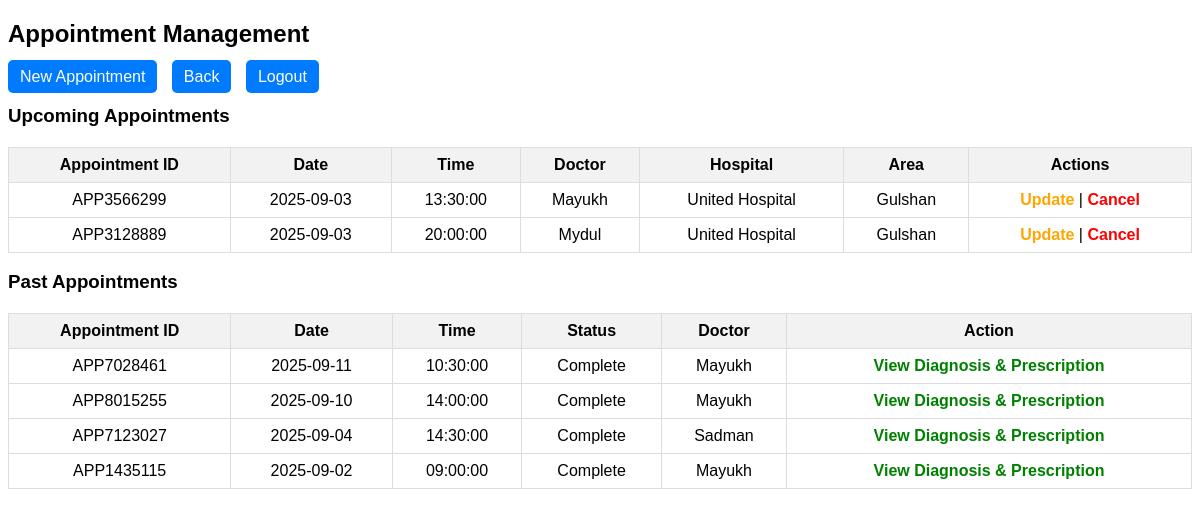
/HospitalDBMS/appointment_manage.php (signed in), run on the app's committed database.
### tables this page shows
CREATE TABLE `appointment` (
  `App_ID` char(10) NOT NULL,
  `Time` time NOT NULL,
  `Date` date NOT NULL,
  `Status` varchar(20) NOT NULL DEFAULT 'Upcoming',
  `Doctor_ID` char(10) NOT NULL,
  `Patient_ID` char(10) NOT NULL
);

CREATE TABLE `person` (
  `PID` char(10) NOT NULL,
  `Name` varchar(50) NOT NULL,
  `DateofBirth` date NOT NULL,
  `email` varchar(100) NOT NULL,
  `Phone` char(14) NOT NULL,
  `password` varchar(25) NOT NULL
);

CREATE TABLE `hospital` (
  `HospitalID` char(5) NOT NULL,
  `Name` varchar(100) NOT NULL,
  `Plot` varchar(25) NOT NULL,
  `Street` varchar(25) NOT NULL,
  `Area` varchar(25) NOT NULL,
  `email` varchar(100) NOT NULL,
  `Phone` char(14) NOT NULL
);

### HospitalDBMS/appointment_manage.php (the view, shortened to what this page needs)
<?php
include "dbconnect.php";
$pid = $_SESSION['pid'];
$sql_upcoming = "SELECT a.App_ID, a.Date, a.Time, d.PID as DoctorID, p.Name as DoctorName, h.Name as HospitalName, h.Area
        FROM appointment a
        JOIN doctor d ON a.Doctor_ID = d.PID
        JOIN staff s ON d.PID = s.PID
        JOIN hospital h ON s.hospital_id = h.HospitalID
        JOIN person p ON d.PID = p.PID
        WHERE a.Patient_ID = ? AND a.Status = 'Upcoming'
        ORDER BY a.Date, a.Time";
$stmt = $conn->prepare($sql_upcoming);
$stmt->bind_param("s", $pid);
$stmt->execute();
$upcoming_result = $stmt->get_result();
$sql_past = "SELECT a.App_ID, a.Date, a.Time, a.Status, p.Name as DoctorName
        FROM appointment a
        JOIN doctor d ON a.Doctor_ID = d.PID
        JOIN person p ON d.PID = p.PID
        WHERE a.Patient_ID = ? AND a.Status <> 'Upcoming'
        ORDER BY a.Date DESC, a.Time DESC";
$stmt2 = $conn->prepare($sql_past);
$stmt2->bind_param("s", $pid);
$stmt2->execute();
$past_result = $stmt2->get_result();
?>
<!DOCTYPE html>
<html>
<head>
</head>
<body>
<h2>Appointment Management</h2>
<div class="buttons">
    <a href="new_appointment.php">New Appointment</a>
    <a href="patient.php">Back</a>
    <a href="logout.php">Logout</a>
</div>
<h3>Upcoming Appointments</h3>
<table>
    <tr>
        <th>Appointment ID</th>
        <th>Date</th>
        <th>Time</th>
        <th>Doctor</th>
        <th>Hospital</th>
        <th>Area</th>
        <th>Actions</th>
    </tr>
    <?php while ($row = $upcoming_result->fetch_assoc()) { ?>
        <tr>
            <td><?php echo $row['App_ID']; ?></td>
            <td><?php echo $row['Date']; ?></td>
            <td><?php echo $row['Time']; ?></td>
            <td><?php echo $row['DoctorName']; ?></td>
            <td><?php echo $row['HospitalName']; ?></td>
            <td><?php echo $row['Area']; ?></td>
            <td>
                <a class="update-btn" href="update_appointment.php?app_id=<?php echo $row['App_ID']; ?>">Update</a> |
                <a class="cancel-btn" href="?cancel=<?php echo $row['App_ID']; ?>" onclick="return confirm('Cancel this appointment?');">Cancel</a>
            </td>
        </tr>
    <?php } ?>
</table>
<h3>Past Appointments</h3>
<table>
    <tr>
        <th>Appointment ID</th>
        <th>Date</th>
        <th>Time</th>
        <th>Status</th>
        <th>Doctor</th>
        <th>Action</th>
    </tr>
    <?php while ($row = $past_result->fetch_assoc()) { ?>
        <tr>
            <td><?php echo $row['App_ID']; ?></td>
            <td><?php echo $row['Date']; ?></td>
            <td><?php echo $row['Time']; ?></td>
            <td><?php echo $row['Status']; ?></td>
            <td><?php echo $row['DoctorName']; ?></td>
            <td>
                <?php if ($row['Status'] == 'Complete') { ?>
                    <a class="view-btn" href="view_treatment.php?app_id=<?php echo $row['App_ID']; ?>">View Diagnosis & Prescription</a>
                <?php } else { echo "-"; } ?>
            </td>
        </tr>
    <?php } ?>
</table>
</body>
</html>

### HospitalDBMS/appointment_manage.php (style rules this page uses)
body { font-family: Arial, sans-serif; }
.buttons { margin: 15px 0; }
.buttons a { margin-right: 10px; padding: 8px 12px; text-decoration: none; background: #007BFF; color: white; border-radius: 5px; }
table { border-collapse: collapse; width: 100%; margin-top: 20px; }
th, td { border: 1px solid #ddd; padding: 8px; text-align: center; }
th { background-color: #f2f2f2; }
.view-btn { color: green; font-weight: bold; text-decoration: none; }
.update-btn, .cancel-btn { font-weight: bold; text-decoration: none; }
.update-btn { color: orange; }
.cancel-btn { color: red; }

### data on the page
appointment: App_ID "APP3566299", Date "2025-09-03", Time "13:30:00", person.Name "Mayukh", hospital.Name "United Hospital", hospital.Area "Gulshan"
appointment: App_ID "APP3128889", Date "2025-09-03", Time "20:00:00", person.Name "Mydul", hospital.Name "United Hospital", hospital.Area "Gulshan"
appointment: App_ID "APP7028461", Date "2025-09-11", Time "10:30:00", Status "Complete", person.Name "Mayukh"
appointment: App_ID "APP8015255", Date "2025-09-10", Time "14:00:00", Status "Complete", person.Name "Mayukh"
appointment: App_ID "APP7123027", Date "2025-09-04", Time "14:30:00", Status "Complete", person.Name "Sadman"
appointment: App_ID "APP1435115", Date "2025-09-02", Time "09:00:00", Status "Complete", person.Name "Mayukh"
